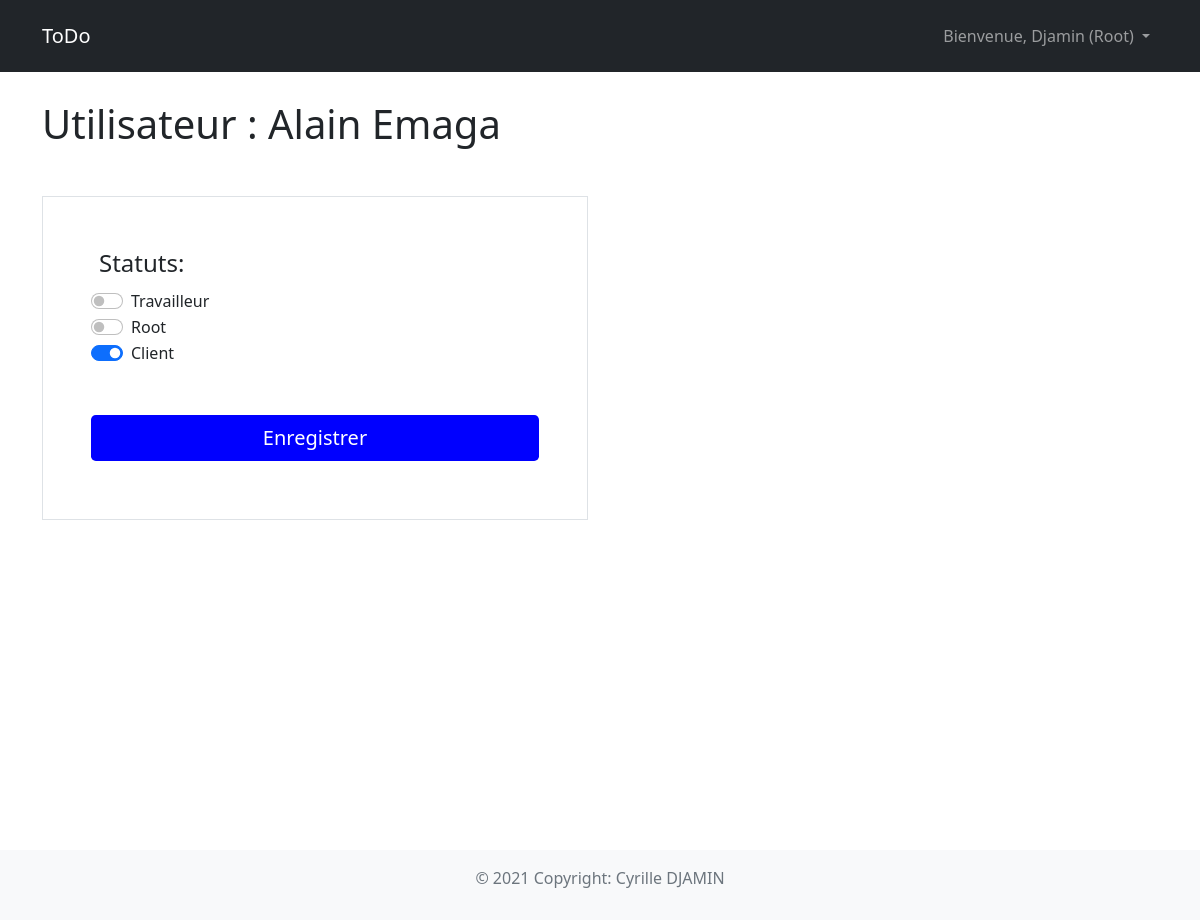
Screenshot of /index.php?page=user_edit&user_id=3 (signed in) with the database file from the repository.
### tables this page shows
CREATE TABLE IF NOT EXISTS `user` (
  `id` int(11) NOT NULL AUTO_INCREMENT,
  `last_name` varchar(255) NOT NULL,
  `first_name` varchar(255) NOT NULL,
  `email` varchar(255) NOT NULL,
  `phone` varchar(255) NOT NULL,
  `password` varchar(255) NOT NULL,
  `isconnected` enum('Client','Travailleur','Root','Disconnected') NOT NULL DEFAULT 'Disconnected',
  `statuts` varchar(255) NOT NULL,
  `activated` tinyint(1) NOT NULL DEFAULT '0',
  PRIMARY KEY (`id`)
);

### models/db_connection.php (called while the page is built, shortened)
<?php
class Database {
    private static $instance;
    private $_host = 'localhost';
    private $_database = 'djamin-exam';
    private $_username = 'root';
    private $_password = '76416558Gaus';
    private function __construct() {
        try {
            $this->connection = new PDO('mysql:host='.$this->_host.';dbname='.$this->_database.';charset=utf8', $this->_username, $this->_password);
        } catch(Exception $e) {
            die('Erreur : '.$e->getMessage());
        }
    }
    public static function getInstance() {
        if(!self::$instance) {
            self::$instance = new Database();
        }
        return self::$instance;
    }
}

### models/user.php (called while the page is built, shortened)
<?php
function getUserById($user_id) {
    $bdd = Database::getInstance();
    $id = isset($user_id) ? $user_id : null;
    try {
        $req = $bdd->connection->prepare("SELECT * FROM user WHERE id = :id");
        $req->bindParam(':id', $id, PDO::PARAM_STR);
        $req->execute();
        $user = $req->fetch();
        if(!empty($user)) {
            return $user;
        }
        else {
            return null;
        }
    } catch(Exception $e) {
        die('Erreur : '.$e->getMessage());
    }
}

### Views/pages/user_edit.php (the view, shortened to what this page needs)
<?php include_once(__DIR__ . '/../partials/header.php'); ?>
    <main class='main-content container main-container'>
      <h1>Utilisateur : <?= $user['first_name'] . " " . $user['last_name'] ?></h1>
      <div class="mt-5 row">
        <div class="col-md-6">
          <form class="p-5 border" method="POST" action="index.php?page=user_edit&user_id=<?= $user["id"] ?>">
            <legend class="w-auto px-2">Statuts:</legend>
            <div class="form-check form-switch">
              <input class="form-check-input" name="statut_travailleur" type="checkbox" id="travailleur_id" <?php if (in_array('Travailleur', unserialize($user['statuts']))) echo "checked" ?>>
              <label class="form-check-label" for="travailleur_id">Travailleur</label>
            </div>
            <div class="form-check form-switch">
              <input class="form-check-input"  name="statut_root" type="checkbox" id="root_id" <?php if (in_array('Root', unserialize($user['statuts']))) echo "checked" ?>>
              <label class="form-check-label" for="root_id">Root</label>
            </div>
            <div class="form-check form-switch">
              <input class="form-check-input"  name="statut_client" type="checkbox" id="client_id" <?php if (in_array('Client', unserialize($user['statuts']))) echo "checked" ?>>
              <label class="form-check-label" for="client_id">Client</label>
            </div>
            <button class="mt-5 w-100 btn btn-lg btn-primary" type="submit">Enregistrer</button>
          </form>
        </div>
      </div>
    </main>
<?php include_once(__DIR__ . '/../partials/footer.php'); ?>

### Views/css/style.css (style rules this page uses)
.main-container { padding-top: 100px; }
.main-content { min-height: 850px !important; }
.chat-form input, textarea, button { margin-bottom: 10px; }
.btn, .btn:focus, .btn:hover { background-color: blue; border: blue; }

### rows the page displays
user: first_name "Alain", last_name "Emaga", statuts "☑"

### other values shown
$_SESSION['user']['first_name'] "Djamin"
